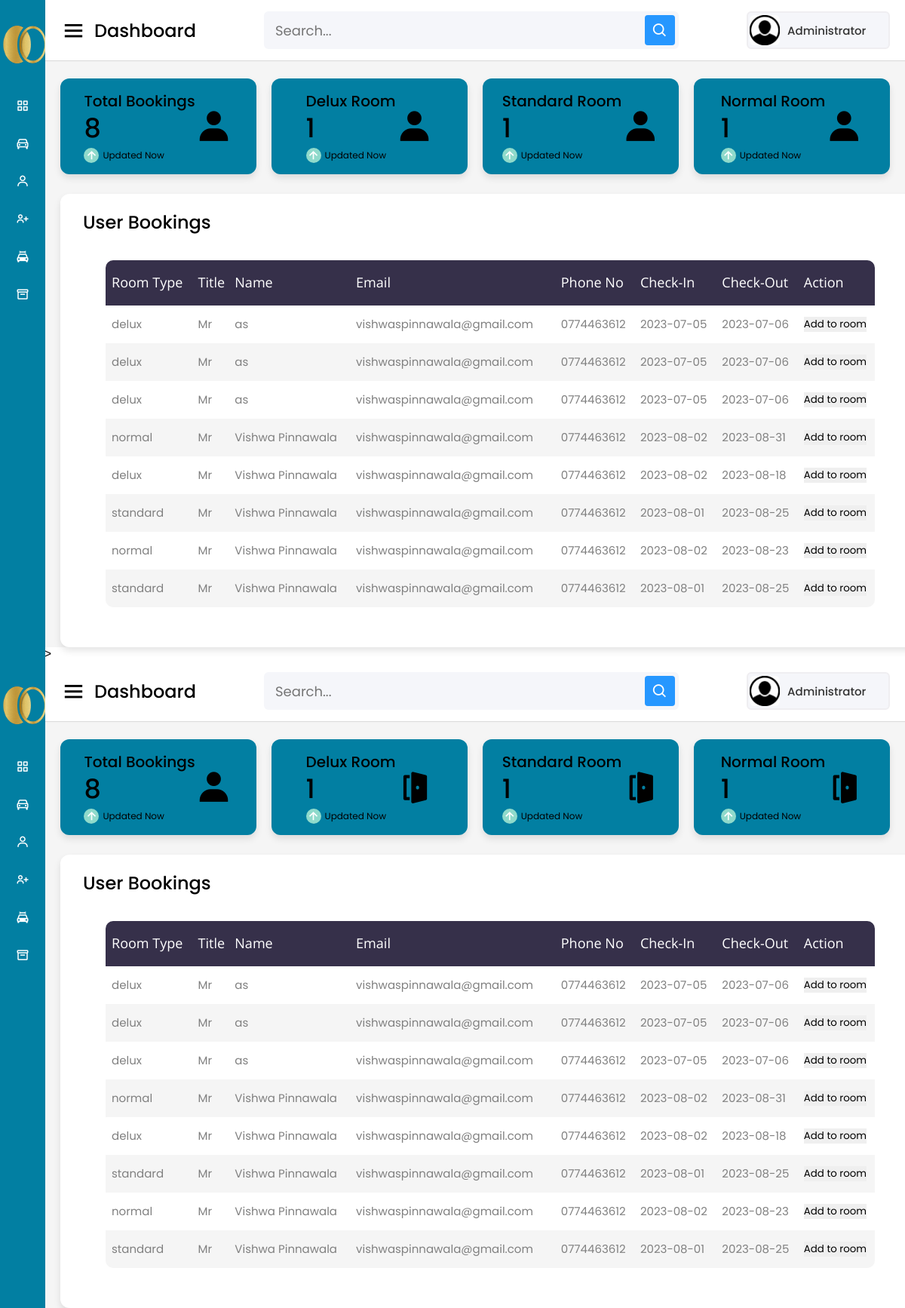
/admin/dashboard.php (signed in), run on the app's committed database.
### tables this page shows
CREATE TABLE `guests` (
  `id` int(11) NOT NULL,
  `roomtype` varchar(255) NOT NULL,
  `title` varchar(255) NOT NULL,
  `name` varchar(255) NOT NULL,
  `email` varchar(255) NOT NULL,
  `phone` varchar(255) NOT NULL,
  `checkin` varchar(255) NOT NULL,
  `checkout` varchar(255) NOT NULL
);

### admin/dashboard.php (the view, shortened to what this page needs)
<?php
require_once "validate.php";
?>
<!DOCTYPE html>
<html lang="en" dir="ltr">
<head>
    <link rel="stylesheet" href="../css/regveh.css">
    <link rel="stylesheet" type="text/css" href="../css/util.css">
    <link rel="stylesheet" type="text/css" href="../css/main.css">
    <link href="https://unpkg.com/boxicons@2.0.7/css/boxicons.min.css" rel="stylesheet">
</head>
<body>
<div class="sidebar"><br>
    <div class="logo-details">
        <span class="logo_name"><img src="../assets/img/logo.png" height="80" width="235"></span>
    </div>
    <ul class="nav-links">
        <li><a href="dashboard.php" class="active"><i class='bx bx-grid-alt'></i><span class="links_name">Dashboard</span></a></li>
        <li><a href="deluxroom.php"><i class='bx bx-car'></i><span class="links_name">Delux Rooms</span></a></li>
        <li><a href="normalroom.php"><i class='bx bx-user'></i><span class="links_name">Normal Rooms</span></a></li>
        <li><a href="standardroom.php"><i class='bx bx-user-plus'></i><span class="links_name">Standard Rooms</span></a></li>
        <li><a href="admingallery.php"><i class='bx bxs-car-mechanic'></i><span class="links_name">Gallery</span></a></li>
        <li><a href="siteconfig.php"><i class='bx bx-box'></i><span class="links_name">Site Configs</span></a></li>
        <li class="log_out"><a href="login.php"><i class='bx bx-log-out'></i><span class="links_name">Log Out</span></a></li>
    </ul>
</div>
<section class="home-section">
    <nav>
        <div class="sidebar-button">
            <i class='bx bx-menu sidebarBtn'></i>
            <span class="dashboard">Dashboard</span>
        </div>
        <div class="search-box">
            <input type="text" placeholder="Search...">
            <i class='bx bx-search'></i>
        </div>
        <div class="profile-details">
            <img src="../assets/img/profile.jpeg" alt="">
            <span class="admin_name">Administrator</span>
        </div>
    </nav>
    <div class="home-content">
        <div class="overview-boxes">
            <?php
            $queries = [
                "Total Bookings" => "SELECT COUNT(*) AS count FROM guests",
                "Delux Room" => "SELECT COUNT(*) AS count FROM deluxroom",
                "Standard Room" => "SELECT COUNT(*) AS count FROM standardroom",
                "Normal Room" => "SELECT COUNT(*) AS count FROM normalroomm",
            ];
            foreach ($queries as $title => $query) {
                $result = $conn->query($query);
                $count = ($result && $result->num_rows > 0) ? $result->fetch_assoc()['count'] : 0;
                ?>
                <div class="box">
                    <div class="right-side">
                        <div class="box-topic"><?= $title ?></div>
                        <div class="number"><?= $count ?></div>
                        <div class="indicator">
                            <i class='bx bx-up-arrow-alt'></i>
                            <span class="text">Updated Now</span>
                        </div>
                    </div>
                    <i class='bx bxs-user' style='font-size:50px'></i>
                </div>
            <?php } ?>
        </div>
        <div class="sales-boxes">
            <div class="recent-sales box">
                <div class="title">User Bookings</div>
                <div class="limiter">
                    <div class="container-table100">
                        <div class="wrap-table100">
                            <div class="table100">
                                <table>
                                    <thead>
                                    <tr class="table100-head">
                                        <th>Room Type</th>
                                        <th>Title</th>
                                        <th>Name</th>
                                        <th>Email</th>
                                        <th>Phone No</th>
                                        <th>Check-In</th>
                                        <th>Check-Out</th>
                                        <th>Action</th>
                                    </tr>
                                    </thead>
                                    <tbody>
                                    <?php
                                    $sql = "SELECT * FROM guests";
                                    $result = $conn->query($sql);
                                    if ($result && $result->num_rows > 0) {
                                        while ($row = $result->fetch_assoc()) {
                                            echo "<tr>
                                                <td>{$row["roomtype"]}</td>
                                                <td>{$row["title"]}</td>
                                                <td>{$row["name"]}</td>
                                                <td>{$row["email"]}</td>
                                                <td>{$row["phone"]}</td>
                                                <td>{$row["checkin"]}</td>
                                                <td>{$row["checkout"]}</td>
                                                <td>
                                                    <form action='book.php' method='post'>
                                                        <input type='hidden' name='email' value='{$row["email"]}'>
                                                        <input type='hidden' name='id' value='{$row["id"]}'>
                                                        <input type='hidden' name='roomtype' value='{$row["roomtype"]}'>
                                                        <input type='hidden' name='title' value='{$row["title"]}'>
                                                        <input type='hidden' name='name' value='{$row["name"]}'>
                                                        <input type='hidden' name='phone' value='{$row["phone"]}'>
                                                        <input type='hidden' name='checkin' value='{$row["checkin"]}'>
                                                        <input type='hidden' name='checkout' value='{$row["checkout"]}'>
                                                        <input type='submit' value='Add to room'>
                                                    </form>
                                                </td>
                                            </tr>";
                                        }
                                    } else {
                                        echo "<tr><td colspan='8'>No results found.</td></tr>";
                                    }
                                    ?>
                                    </tbody>
                                </table>
                            </div>
                        </div>
                    </div>
                </div>
            </div>
        </div>
    </div>
</section>
</body>
</html>
   </head>
<body>
<div class="sidebar"><br>
    <div class="logo-details">
      <span class="logo_name"><img src="assets/img/logo.png" height="80" width="235"></span>
    </div>
      <ul class="nav-links">
      <li>
          <a href="dashboard.php"  class="active">
            <i class='bx bx-grid-alt' ></i>
            <span class="links_name">Dashboard</span>
          </a>
        </li>
        <li>
          <a href="deluxroom.php">
            <i class='bx bx-car' ></i>
            <span class="links_name">Delux Rooms</span>
          </a>
        </li>
<li>
          <a href="normalroom.php">
            <i class='bx bx-user' ></i>
            <span class="links_name">Normal Rooms</span>
          </a>
        </li>
        <li>
          <a href="standardroom.php">
            <i class='bx bx-user-plus' ></i>
            <span class="links_name">Standard Rooms</span>
          </a>
        </li>
        <li>
          <a href="admingallery.php">
            <i class='bx bxs-car-mechanic' ></i>
            <span class="links_name">Gallery</span>
          </a>
        </li>
		<li>
          <a href="siteconfig.php">
            <i class='bx bx-box' ></i>
            <span class="links_name">Site Configs</span>
          </a>
        </li>
      </ul>
  </div>
  <section class="home-section">
    <nav>
      <div class="sidebar-button">
        <i class='bx bx-menu sidebarBtn'></i>
        <span class="dashboard">Dashboard</span>
      </div>
      <div class="search-box">
        <input type="text" placeholder="Search...">
        <i class='bx bx-search' ></i>
      </div>
      <div class="profile-details">
      <img src="assets\img\profile.jpeg" alt="">
        <span class="admin_name">Administrator</span>
      </div>
    </nav>
    <div class="home-content">
      <div class="overview-boxes">
        <div class="box">
          <div class="right-side">
            <div class="box-topic">Total Bookings</div>
            <div class="number">
			 <?php
              $sql = "SELECT count(*) from guests";
              $result = $conn->query($sql);
              if ($result->num_rows > 0) {
                while($row = $result->fetch_assoc()) {
                echo "<tr><td> ".$row["count(*)"]."</td></tr>";
                }
              } else {
                echo "0 results";
              }
              ?>
			</div>
            <div class="indicator">
              <i class='bx bx-up-arrow-alt'></i>
              <span class="text">Updated Now</span>
            </div>
          </div>
          <i class='bx bxs-user' style='font-size:50px'></i>
        </div>
        <div class="box">
          <div class="right-side">
            <div class="box-topic">Delux Room</div>
            <div class="number">
			<?php
              $sql = "SELECT count(*) from deluxroom";
              $result = $conn->query($sql);
              if ($result->num_rows > 0) {
                while($row = $result->fetch_assoc()) {
                echo "<tr><td> ".$row["count(*)"]."</td></tr>";
                }
              } else {
                echo "0 results";
              }
              ?>
			</div>
            <div class="indicator">
              <i class='bx bx-up-arrow-alt'></i>
              <span class="text">Updated Now</span>
            </div>
          </div>
          <i class='bx bxs-door-open' style='font-size:50px'></i>
        </div>
        <div class="box">
          <div class="right-side">
            <div class="box-topic">Standard Room</div>
            <div class="number">
			<?php
              $sql = "SELECT count(*) from login";
              $result = $conn->query($sql);
              if ($result->num_rows > 0) {
                while($row = $result->fetch_assoc()) {
                echo "<tr><td> ".$row["count(*)"]."</td></tr>";
                }
              } else {
                echo "0 results";
              }
              ?>
			</div>
      <div class="indicator">
              <i class='bx bx-up-arrow-alt'></i>
              <span class="text">Updated Now</span>
            </div>
          </div>
          <i class='bx bxs-door-open' style='font-size:50px'></i>
        </div>
        <div class="box">
          <div class="right-side">
            <div class="box-topic">Normal Room</div>
            <div class="number">
			<?php
              $sql = "SELECT count(*) from deluxroom";
              $result = $conn->query($sql);
              if ($result->num_rows > 0) {
                while($row = $result->fetch_assoc()) {
                echo "<tr><td> ".$row["count(*)"]."</td></tr>";
                }
              } else {
                echo "0 results";
              }
              ?>
			</div>
            <div class="indicator">
              <i class='bx bx-up-arrow-alt'></i>
              <span class="text">Updated Now</span>
            </div>
          </div>
          <i class='bx bxs-door-open' style='font-size:50px'></i>
        </div>
      </div>
      <div class="sales-boxes">
        <div class="recent-sales box">
          <div class="title">User Bookings</div>
          <div class="limiter">
		<div class="container-table100">
			<div class="wrap-table100">
				<div class="table100">
					<table>
						<thead>
							<tr class="table100-head">
								<th>Room Type</th>
								<th>Title</th>
								<th>Name</th>
								<th>Email</th>
                <th>Phone No</th>
                <th>Check-In</th>
                <th>Check-Out</th>
                <th>Action</th>
							</tr>
						</thead>
						<tbody>
              <?php
              $sql = "SELECT * from guests";
              $result = $conn->query($sql);
              if ($result->num_rows > 0) {
                while($row = $result->fetch_assoc()) {
                echo "<tr><td>".$row["roomtype"]."</td><td>".$row["title"]."</td> <td>".$row["name"]."</td><td> ".$row["email"]."</td><td> ".$row["phone"]."</td><td> ".$row["checkin"]."</td><td> ".$row["checkout"].
                "</td><td>
                <form action='book.php' method='post'>
                <input type='hidden' name='email' value=".$row["email"]."><input type='hidden' name='id' value=".$row["id"]."><input type='hidden' name='roomtype' value=".$row["roomtype"]."><input type='hidden' name='title' value=".$row["title"]."><input type='hidden' name='name' value=".$row["name"]."><input type='hidden' name='phone' value=".$row["phone"]."><input type='hidden' name='checkin' value=".$row["checkin"]."><input type='hidden' name='checkout' value=".$row["checkout"]."><input value='Add to room' type='submit'>
                </form>
                </td></tr>";
                }
                echo "</table>";
              } else {
                echo "0 results";
              }
              ?>
				</div>
			</div>
		</div>
	</div>
        </div>
      </div>
    </div>
  </section>
</body>
</html>

### data on the page
guests: roomtype "delux", title "Mr", name "as", email "vishwaspinnawala@gmail.com", phone "0774463612", checkin "2023-07-05", checkout "2023-07-06"
guests: roomtype "delux", title "Mr", name "as", email "vishwaspinnawala@gmail.com", phone "0774463612", checkin "2023-07-05", checkout "2023-07-06"
guests: roomtype "delux", title "Mr", name "as", email "vishwaspinnawala@gmail.com", phone "0774463612", checkin "2023-07-05", checkout "2023-07-06"
guests: roomtype "normal", title "Mr", name "Vishwa Pinnawala", email "vishwaspinnawala@gmail.com", phone "0774463612", checkin "2023-08-02", checkout "2023-08-31"
guests: roomtype "delux", title "Mr", name "Vishwa Pinnawala", email "vishwaspinnawala@gmail.com", phone "0774463612", checkin "2023-08-02", checkout "2023-08-18"
guests: roomtype "standard", title "Mr", name "Vishwa Pinnawala", email "vishwaspinnawala@gmail.com", phone "0774463612", checkin "2023-08-01", checkout "2023-08-25"
guests: roomtype "normal", title "Mr", name "Vishwa Pinnawala", email "vishwaspinnawala@gmail.com", phone "0774463612", checkin "2023-08-02", checkout "2023-08-23"
guests: roomtype "standard", title "Mr", name "Vishwa Pinnawala", email "vishwaspinnawala@gmail.com", phone "0774463612", checkin "2023-08-01", checkout "2023-08-25"

### other printed values
$title "Total Bookings"
$count "8"
$title "Delux Room"
$count "1"
$title "Standard Room"
$title "Normal Room"
$row["count(*)"] "8"
$row["count(*)"] "1"
